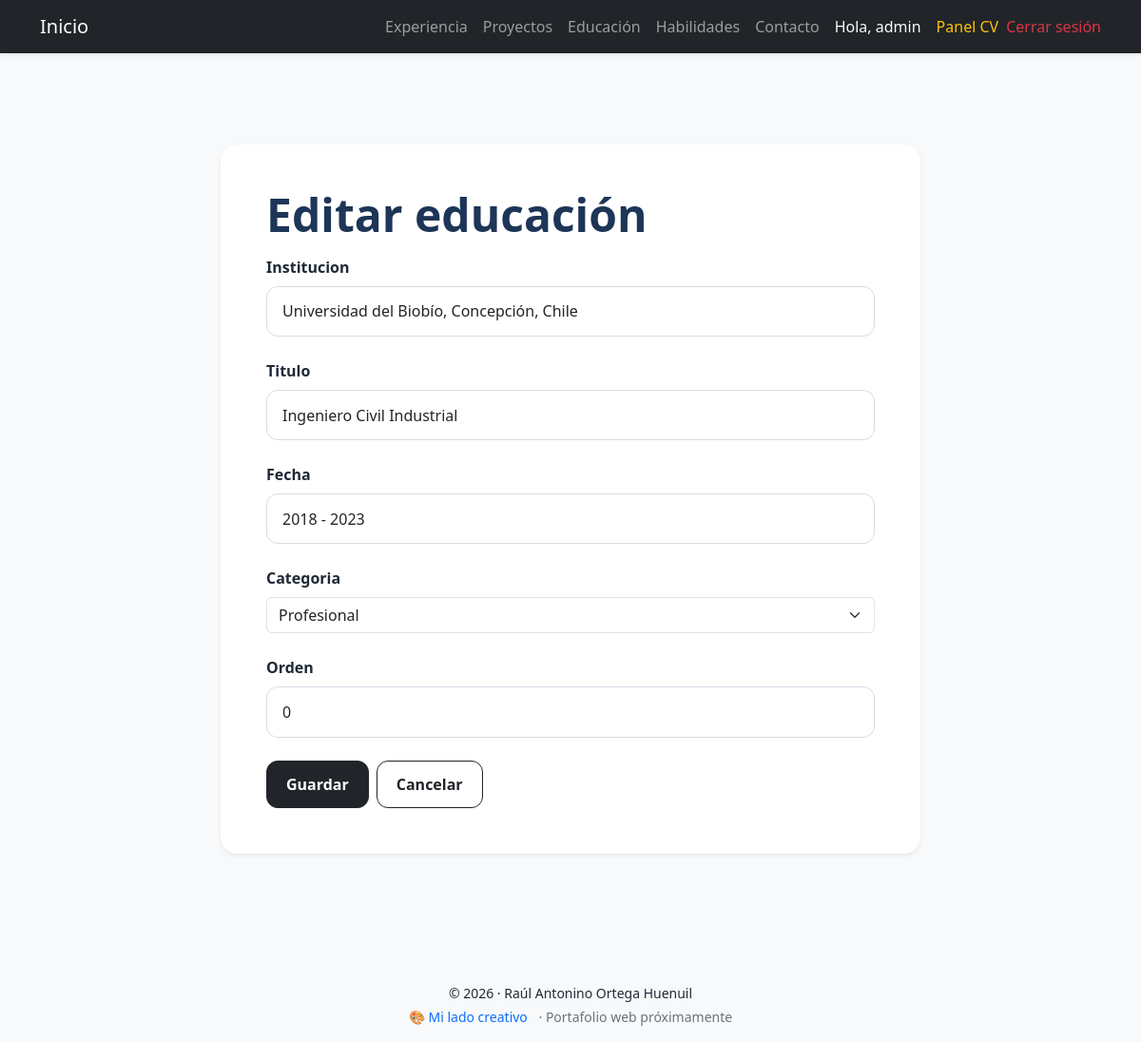
/perfil/educacion/1/editar/ (signed in), run on the app's committed database.
### cv/models.py (models this page shows, shortened)
class Educacion(models.Model):
    CATEGORIAS = [
        ("profesional", "Profesional"),
        ("formacion", "Formación complementaria"),
    ]
    institucion = models.CharField(max_length=200)
    titulo = models.CharField(max_length=200)
    fecha = models.CharField(max_length=60)
    categoria = models.CharField(max_length=20, choices=CATEGORIAS, default="profesional")
    orden = models.PositiveIntegerField(default=0)

### cv/views.py (the view)
# urls.py: path('educacion/<int:pk>/editar/', views.editar_educacion, name='editar_educacion'),
@login_required
def editar_educacion(request, pk):
    educacion = get_object_or_404(Educacion, pk=pk)
    if request.method == 'POST':
        form = EducacionForm(request.POST, instance=educacion)
        if form.is_valid():
            form.save()
            messages.success(request, 'Educación actualizada correctamente.')
            return redirect('lista_educacion')
    else:
        form = EducacionForm(instance=educacion)
    return render(request, 'cv/formulario.html', {
        'form': form,
        'titulo': 'Editar educación',
        'cancel_url': 'lista_educacion',
    })

### cv/forms.py
class EducacionForm(forms.ModelForm):
    class Meta:
        model = Educacion
        fields = [
            'institucion',
            'titulo',
            'fecha',
            'categoria',
            'orden',
        ]
        widgets = {
            'institucion': forms.TextInput(attrs={'class': 'form-control'}),
            'titulo': forms.TextInput(attrs={'class': 'form-control'}),
            'fecha': forms.TextInput(attrs={'class': 'form-control'}),
            'categoria': forms.Select(attrs={'class': 'form-select'}),
            'orden': forms.NumberInput(attrs={'class': 'form-control'}),
        }

### templates/cv/formulario.html (shortened to what this page needs)
{% extends "base.html" %}
{% block content %}
<section class="py-5 js-reveal">
  <div class="row justify-content-center">
    <div class="col-12 col-lg-8">
      <div class="card shadow-sm border-0 contacto-card">
        <div class="card-body p-4 p-md-5">
          <h1 class="seccion-titulo mb-3">{{ titulo }}</h1>
          <form method="POST" enctype="multipart/form-data" novalidate>
            {% for field in form %}
              <div class="mb-4">
                <label for="{{ field.id_for_label }}" class="form-label">{{ field.label }}</label>
                {{ field }}
              </div>
            {% endfor %}
            <div class="d-flex gap-2 flex-wrap">
              <button class="btn btn-dark contacto-btn" type="submit">Guardar</button>
              <a href="{% url cancel_url %}" class="btn btn-outline-dark contacto-btn">Cancelar</a>
            </div>
          </form>
        </div>
      </div>
    </div>
  </div>
</section>
{% endblock %}

### templates/components/organisms/navbar.html (shortened to what this page needs)
<nav class="navbar navbar-expand-lg navbar-dark bg-dark fixed-top shadow-sm">
  <div class="container">
    <a class="navbar-brand" href="{% url 'home' %}">Inicio</a>
    <div class="collapse navbar-collapse" id="navbarNav">
      <ul class="navbar-nav ms-auto">
        <li class="nav-item">
          <a class="nav-link" href="{% url 'home' %}#experiencia">Experiencia</a>
        </li>
        <li class="nav-item">
          <a class="nav-link" href="{% url 'home' %}#proyectos">Proyectos</a>
        </li>
        <li class="nav-item">
          <a class="nav-link" href="{% url 'home' %}#educacion">Educación</a>
        </li>
        <li class="nav-item">
          <a class="nav-link" href="{% url 'home' %}#habilidades">Habilidades</a>
        </li>
        <li class="nav-item">
          <a class="nav-link" href="{% url 'contacto' %}">Contacto</a>
        </li>
        {% if user.is_authenticated %}
          <li class="nav-item">
            <span class="nav-link text-light">
              Hola, {{ user.username }}
            </span>
          </li>
          <li class="nav-item">
            <a class="nav-link text-warning" href="{% url 'panel_cv' %}">
              Panel CV
            </a>
          </li>
          <li class="nav-item d-flex align-items-center">
            <form method="POST" action="{% url 'logout' %}" class="d-inline m-0">
              <button type="submit" class="btn btn-link nav-link text-danger p-0 border-0">
                Cerrar sesión
              </button>
            </form>
          </li>
        {% else %}
          <li class="nav-item">
            <a class="nav-link text-info" href="{% url 'login' %}">
              Iniciar sesión
            </a>
          </li>
        {% endif %}
      </ul>
    </div>
  </div>
</nav>

### static/css/base.css (style rules this page uses)
:root { --clr-primary: #1D3557; --clr-accent: #4C673B; --clr-danger: #D72638; --clr-bg: #F8F9FA; --clr-surface: #FFFFFF; --clr-text: #1F2937; --clr-text-muted: #6B7280; --text-xs: 0.75rem; --text-sm: 0.875rem; --text-base: 1rem; --text-lg: 1.125rem; --text-xl: 1.25rem; --text-2xl: 1.5rem; --text-3xl: 2rem; --text-4xl: 3rem; --text-hero: 3.5rem; --space-1: 0.25rem; --space-2: 0.5rem; --space-3: 0.75rem; --space-4: 1rem; --space-5: 1.5rem; --space-6: 2rem; --space-7: 3rem; --space-8: 4rem; --radius-sm: 0.5rem; --radius-md: 0.75rem; --radius-lg: 1rem; --radius-xl: 1.125rem; }
body { background-color: var(--clr-bg); color: var(--clr-text); padding-top: 80px; }
h1 { font-weight: 700; }
.card { background-color: var(--clr-surface); border-radius: var(--radius-xl); }
.seccion-titulo { font-size: var(--text-4xl); font-weight: 700; line-height: 1.1; color: var(--clr-primary); }
.contacto-card { max-width: 900px; margin: 0 auto; }
.contacto-card .form-label { font-weight: 600; color: var(--clr-text); }
.contacto-card .form-control { border-radius: var(--radius-md); border: 1px solid #d6dde6; padding: 0.85rem 1rem; font-size: var(--text-base); box-shadow: none; }
.contacto-btn { padding: 0.75rem 1.25rem; border-radius: var(--radius-md); font-weight: 600; }
.js-reveal { opacity: 0; transform: translateY(24px); transition: opacity 0.6s ease, transform 0.6s ease; }
.js-reveal.is-visible { opacity: 1; transform: translateY(0); }

### data on the page
Educacion: form "Universidad del Biobío, Concepción, Chile" "Ingeniero Civil Industrial" "2018 - 2023" "Profesional" "0"

### other printed values
{{ user.username }} "admin"
{{ titulo }} "Editar educación"
{{ field.label }} "Institucion" "Titulo" "Fecha" "Categoria" "Orden"
